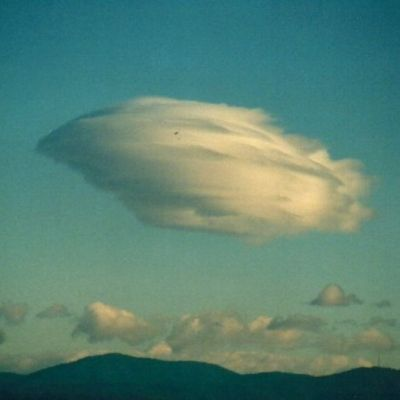
#> input picture CCSN_v2/Ac/Ac-N004.jpg, 400 x 400 px; its folder holds only this picture in this run
$ jupyter execute --allow-errors cloud_classification_flow.ipynb
#> lines starting #> are read from the running program, lines starting #| are printed output that depends on the picture
#> `img_array = cv2.imread(os.path.join(path, img), cv2.IMREAD_GRAYSCALE)`:
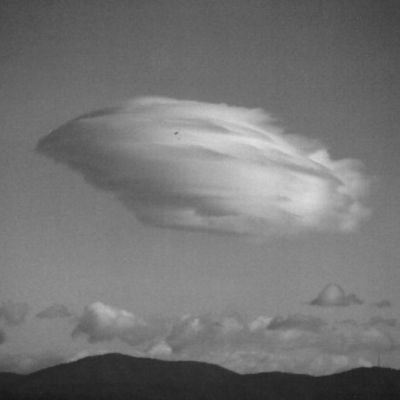
#> img_array: shape (400, 400); min 22, max 223, mean 116
#> pass 2 of the loop `for category in CATEGORIES:`:
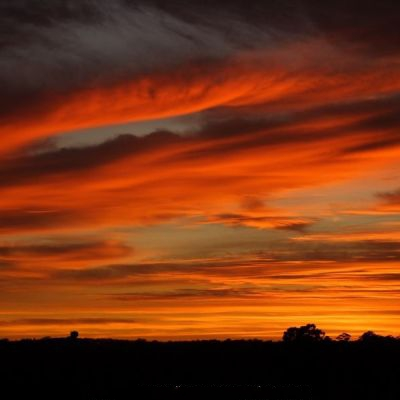
#> input picture CCSN_v2/As/As-N002.jpg, 400 x 400 px
#> `img_array = cv2.imread(os.path.join(path, img), cv2.IMREAD_GRAYSCALE)`:
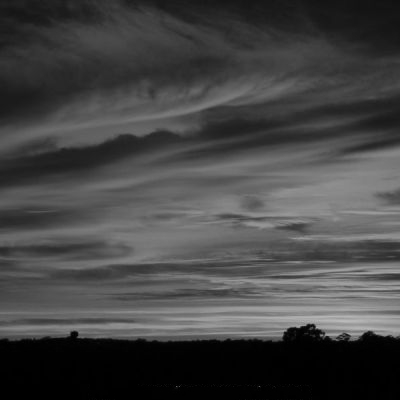
#> img_array: shape (400, 400); min 0, max 188, mean 68.3
[cell 1]
# =============================================================================
# 1. Setup & Imports
# =============================================================================
import numpy as np
import matplotlib.pyplot as plt
import os
import cv2
import joblib

from sklearn.model_selection import train_test_split
from sklearn.preprocessing import StandardScaler
from sklearn.pipeline import Pipeline
from sklearn.metrics import confusion_matrix, ConfusionMatrixDisplay, classification_report
from sklearn.ensemble import ExtraTreesClassifier
from sklearn.decomposition import PCA


# =============================================================================
# 2. Helper Functions
# =============================================================================
def display_confusion_matrix(y_true, y_pred):
    """Displays a confusion matrix plot."""
    disp = ConfusionMatrixDisplay.from_predictions(
        y_true,
        y_pred,
        # display_labels=CATEGORIES, # 'CATEGORIES' is defined globally later
        cmap=plt.cm.Blues
    )
    disp.ax_.set_title("Confusion Matrix")
    plt.show()


# =============================================================================
# 3. Data Loading and Preprocessing
# =============================================================================
print("Loading and preprocessing data...")

# Configuration
DATADIR = "CCSN_v2"
CATEGORIES = ['Ac', 'As', 'Cb', 'Cc', 'Ci', 'Cs', 'Ct', 'Cu', 'Ns', 'Sc', 'St']
IMG_SIZE = 128

# Load image data
training_data = []
#> (the rest of this cell did not finish here and is left out)
